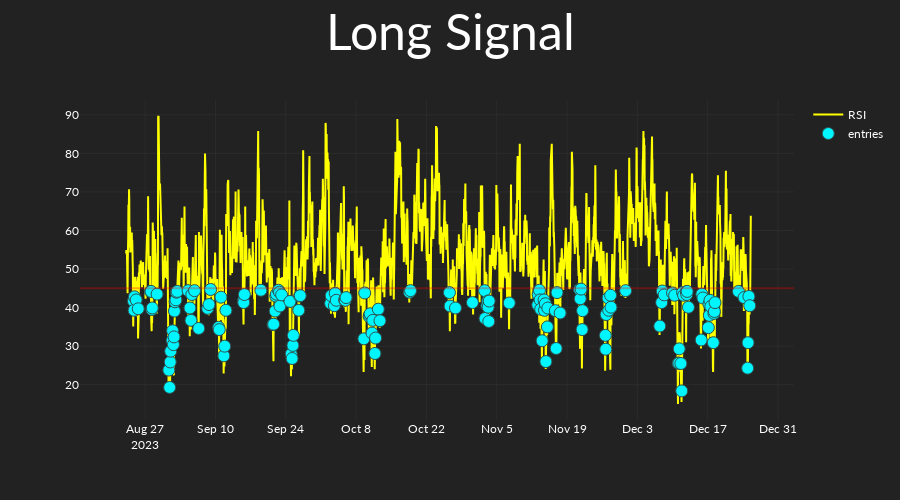

The notebook cell this image was saved under:
### Code cell
long_strat = RSIRisingFalling(
    long_short="long",
    rsi_length=np.array([14]),
    rsi_is_below=np.arange(35, 61, 5),
)
long_strat.set_entries_exits_array(
    candles=candles,
    ind_set_index=2,
)
long_strat.plot_signals(candles=candles)

### Figure 1 — Plotly figure (JSON) as saved in the notebook; plotly's stock layout.template omitted (floating-point values rounded to 4 significant figures; data arrays with more than 128 entries replaced by an {"elided": "..."} marker saying what was removed)
{"data": [{"line": {"color": "yellow"}, "name": "RSI", "type": "scatter", "x": {"elided": "3000 str values"}, "y": {"elided": "3000 float values"}}, {"marker": {"color": "#00F6FF", "line": {"color": "DarkSlateGrey", "width": 1}, "size": 12, "symbol": "circle"}, "mode": "markers", "name": "entries", "type": "scatter", "x": {"elided": "3000 str values"}, "y": {"elided": "3000 float values"}}], "layout": {"height": 500, "shapes": [{"line": {"color": "red"}, "opacity": 0.3, "type": "line", "x0": 0, "x1": 1, "xref": "x domain", "y0": 45, "y1": 45, "yref": "y"}], "title": {"font": {"size": 50}, "text": "Long Signal", "x": 0.5, "xanchor": "center"}, "xaxis": {"rangeslider": {"visible": false}}}}
